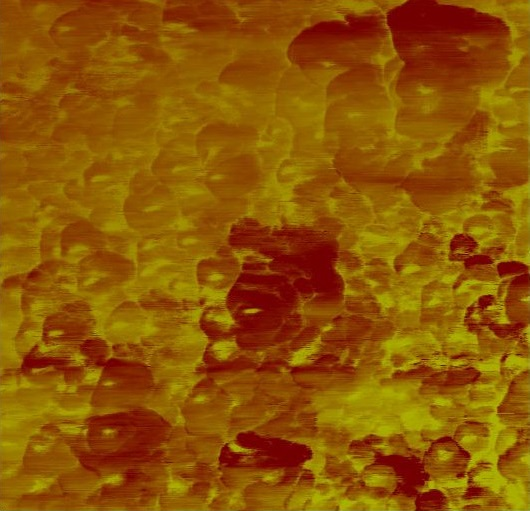
%> input picture image analysis/annealed00.jpg, 530 x 511 px
$ octave min_distance_bw_clusters.m   (GNU Octave 9; MATLAB toolbox functions it lacks are replaced by stand-ins)
%> lines starting %> are read from the running program, lines starting %| are printed output that depends on the picture; in (x1, y1, x2, y2) boxes, pixels count from 0 and x2, y2 are one past the last pixel; in counts of white or black regions, pixels touching at a corner belong together; the program's own positions count from 1
%#ok<*NOPTS>
%------------------------------------------------------------------------
                           %USEFUL VARIABLE NAMES
%------------------------------------------------------------------------
%I -> image that is to be processed
%I2 -> the second image (for finding average threshold)
%num -> number of clusters
%lvl -> average threshold for both images
%Iclean -> binary matrix of I
%occupied -> number of occupied sites
%count_array -> number of elements in each cluster (size of clusters)
%imhei,imwdh -> pixel dimensions of the input image
%sorted_cords -> coordinates of elements sorted according to cluster label
%adjusted_coc -> rounded off coordinates of center of clusters
%red,green,blue -> 0-255 values to find colour corresponding to threshold
%Cluster_Label_Im -> binary matrix after labelling
%center_of_clusters -> coordinates of center of each cluster
%dist_bw_centers(M,N,adjusted_coc)-> distance b/w centers of clusters M,N
%min_distance_bw_clusters(M,N,sorted_cords,count_array)-> min. distance b/w clusters M,N
%------------------------------------------------------------------------

clear vars;

%--!--!--!--!--!--!--!--!--!--!--!--!--!--!--!--!--!--!--!--!--!--!--!--!--!--!--!--!--!--!--!--!--!
                        % NEED TO ADJUST BELOW LINES BEFORE RUNNING
%--!--!--!--!--!--!--!--!--!--!--!--!--!--!--!--!--!--!--!--!---!--!--!--!--!--!--!--!--!--!--!--!--!

%SELECT ONE OF THE 2 LINES BELOW,(IMAGE TO BE PROCESSED)
%I = imread('pure00.jpg');
I = imread('annealed00.jpg');
%> I is the input picture: size 511x530x3 uint8; mean R, G, B 142, 85.6, 4.1


%SELECT ANNEALED/PURE ACCORDING TO WHAT YOU SELECTED ABOVE
%imwdh = 512; imhei = 510; %pure
imwdh = 530; imhei = 511; %annealed


%SELECT I2 AS THE ONE YOU DID NOT SELECT ABOVE
I2 = imread('pure00.jpg');
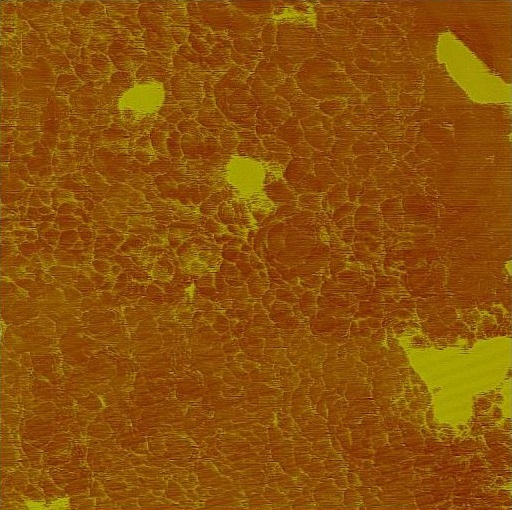
%> input picture image analysis/pure00.jpg, 512 x 510 px
%> I2 is the input picture: size 510x512x3 uint8; mean R, G, B 140.7, 81.8, 10.2
%I2 = imread('annealed00.jpg');

%--!--!--!--!--!--!--!--!--!--!--!--!--!--!--!--!--!--!--!--!---!--!--!--!--!--!--!--!--!--!--!--!--!


%-----------------------------------------------------------------------------------------------------
% NOTE: UNCOMMENT LINE 104 IF YOU WANT TO SEE THE BINARY IMAGE AS OUTPUT (slower run-time)
%-----------------------------------------------------------------------------------------------------


%____________________________________________________________________________________________________%
                                %FINDING THE THRESHOLD WITH GREYTHRESH
%----------------------------------------------------------------------------------------------------%
%Below code is for finding the average threshold 'lvl' for both images
redChannel = I(:, :, 1);
greenChannel = I(:, :, 2);
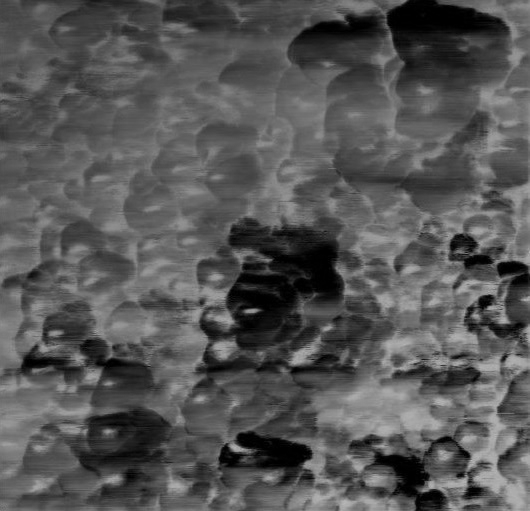
%> greenChannel: size 511x530 uint8; min 0, max 185, mean 85.6
blueChannel = I(:, :, 3);
RL= graythresh(redChannel);
%> RL = 0.549
GL= graythresh(greenChannel);
%> GL = 0.31
BL= graythresh(blueChannel);
%> BL = 0.0275
redChannel2 = I2(:, :, 1);
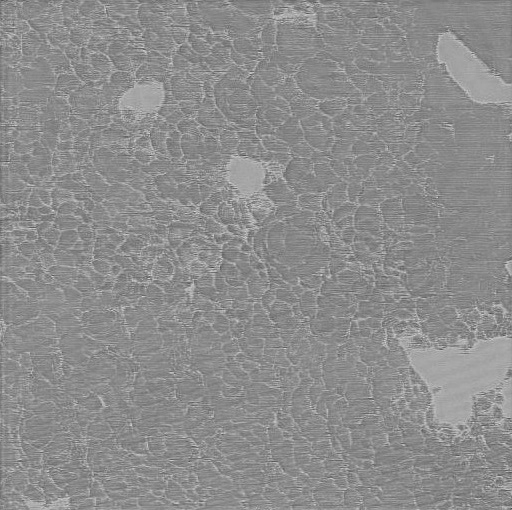
%> redChannel2: size 510x512 uint8; min 69, max 216, mean 140.7
greenChannel2 = I2(:, :, 2);
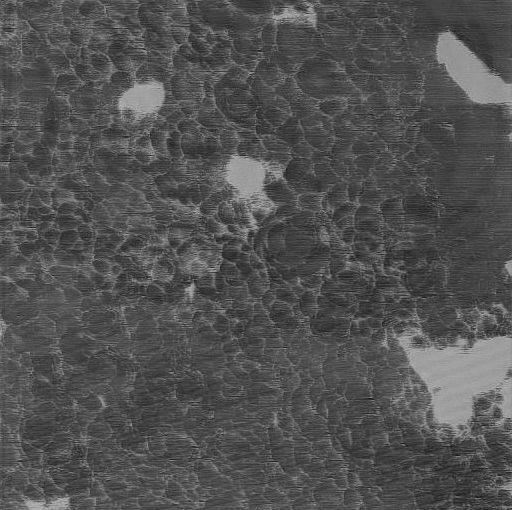
%> greenChannel2: size 510x512 uint8; min 17, max 186, mean 81.8
blueChannel2 = I2(:, :, 3);
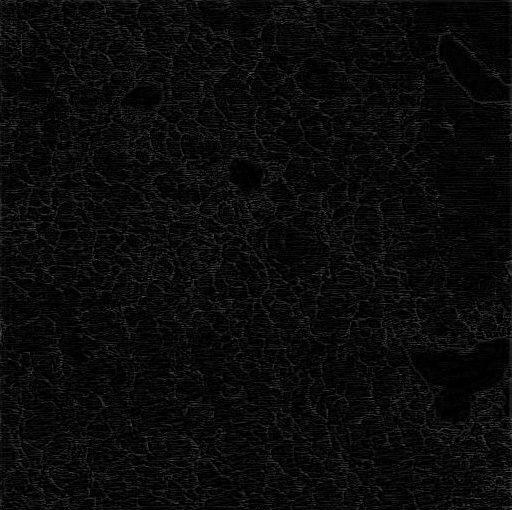
%> blueChannel2: size 510x512 uint8; min 0, max 93, mean 10.2
RL2= graythresh(redChannel2);
%> RL2 = 0.569
GL2= graythresh(greenChannel2);
%> GL2 = 0.388
BL2= graythresh(blueChannel2);
%> BL2 = 0.0588

lvl=(RL*RL + BL*BL + GL*GL)/(RL+GL+BL); %Weighted average of RGB layers for first image
%> lvl = 0.449
lvl2=(RL2*RL2 + BL2*BL2 + GL2*GL2)/(RL2+GL2+BL2); %Weighted average of RGB layers for second image
%> lvl2 = 0.47


lvl=(lvl+lvl2)/2; %Average threshold for both images
%> lvl = 0.46
thresh_lvl=lvl
%> thresh_lvl = 0.46

%____________________________________________________________________________________________________%
                                %FINDING THE THRESHOLD 'COLOUR'
%----------------------------------------------------------------------------------------------------%
%This is converting layer thresholds into 0-255 values
R1=255*RL;
%> R1 = 140
G1=255*GL;
%> G1 = 79
B1=255*BL;
%> B1 = 7
R2=255*RL2;
%> R2 = 145
G2=255*GL2;
%> G2 = 99
B2=255*BL2;
%> B2 = 15

%Everething below this shade of rgb is black in both images
red=round((R1+R2)/2);
%> red = 143
green=round((G1+G2)/2);
%> green = 89
blue=round((B1+B2)/2);
%> blue = 11

RGB_thresh=[red,green,blue]
%> RGB_thresh = [143 89 11]

%____________________________________________________________________________________________________%
                            %BINARY IMAGE OBTAINED AS PER THRESHOLD 'lvl'
%----------------------------------------------------------------------------------------------------%
%binary image obtained
Iclean = im2bw(I,lvl);
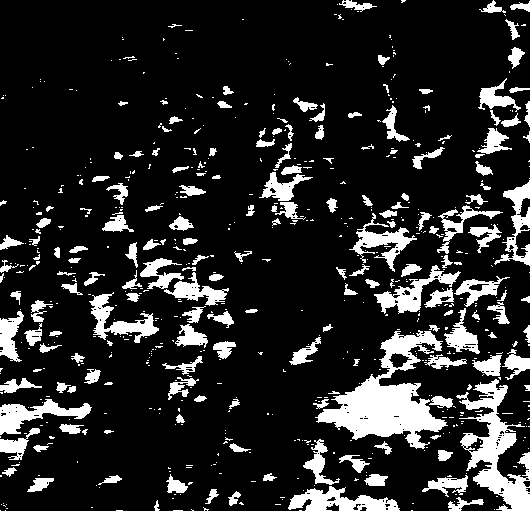
%> Iclean: size 511x530 logical; 15.4% white; 639 white regions (457 under 20 px), largest, box (x1, y1, x2, y2) and area: (315, 330, 448, 449) 6098, (456, 379, 530, 511) 3820, (288, 486, 400, 511) 1502
imshow(Iclean);             %show binary image

%____________________________________________________________________________________________________%


%____________________________________________________________________________________________________%
                                %FINDING THE SITE OCCUPATION PROBABILITY
%----------------------------------------------------------------------------------------------------%

%To find SOP
occupied=0;
for x=1:1:imhei
for y=1:1:imwdh
if(Iclean(x,y)==1)
occupied=occupied+1;
end
end
end
%> after the loop, occupied = 41724
sop=occupied/(imhei*imwdh)
%> sop = 0.154
%____________________________________________________________________________________________________%


%____________________________________________________________________________________________________%
                                        %LABELLING THE CLUSTER
%----------------------------------------------------------------------------------------------------%

%cluster labelling
[Cluster_Label_Im,num] = bwlabel(Iclean,4);
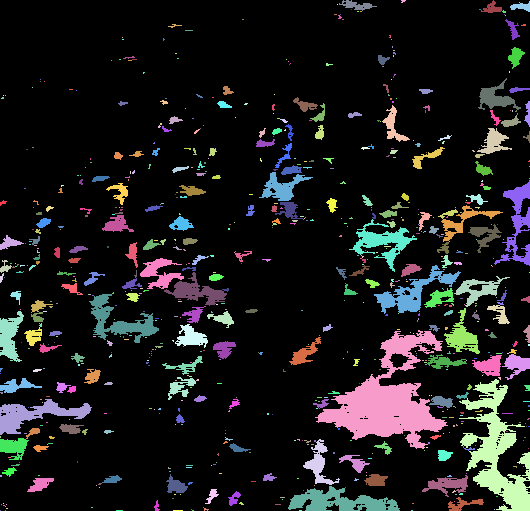
%> Cluster_Label_Im: size 511x530 double; 753 distinct labels, from 0 to 752; one colour per label, 0 black
%> num = 752
%____________________________________________________________________________________________________%


%____________________________________________________________________________________________________%
            %FINDING X,Y CO-ORDINATES OF ALL CLUSTER ELEMENTS(SORTED BY CLUSTER NAME)
%----------------------------------------------------------------------------------------------------%

fileId = fopen('cord_out.txt', 'w'); %WILL CONTAIN COORDINATES OF ALL CLUSTER ELEMENTS
for x=1:1:imhei
for y=1:1:imwdh
k=Cluster_Label_Im(x,y);
if(k~=0)
fprintf(fileId, '%d %d %d\n', k,x,y);
end
end
end
fclose(fileId);

%SORTING BY CLUSTER NUMBER/LABEL BELOW
cords = readmatrix('cord_out.txt');
sorted_cords = sortrows(cords,1); %<<- sorted_cords contains (cluster_label, x, y) values, open to see
fileId1 = fopen('sorted_cords.txt', 'w');
writematrix(sorted_cords,'sorted_cords.txt')
%____________________________________________________________________________________________________%


%____________________________________________________________________________________________________%
               %FINDING THE CENTER OF EACH CLUSTER AND THE SIZE OF EACH CLUSTER
%----------------------------------------------------------------------------------------------------%

count_array=zeros(num); %<<- will contain size of all clusters
%> count_array: size 752x752 double; every value is 0
%Finding center of each cluster and size of each cluster below
CC=0;
i=1;
x=1;
y=1;
count=1;
loopvar=1;
i=1;
av=0;
sumx=0;
sumy=0;
fileId4 = fopen('xd_out.txt', 'w');
fileId5 = fopen('yd_out.txt', 'w');
fileId6 = fopen('mdst_clstrs_out.txt', 'w');
while(count<occupied)

if(sorted_cords(loopvar,1)==i&& i<occupied)
av=av+1;
sumx=sumx+sorted_cords(loopvar,2);
sumy=sumy+sorted_cords(loopvar,3);
loopvar=loopvar+1;
CC=CC+1;
end
if(sorted_cords(loopvar,1)~=i&& i<occupied)
fprintf(fileId4, '%d\n', sumx/av);
fprintf(fileId5, '%d\n', sumy/av);
sumx=0;
sumy=0;
av=0;
i=i+1;
count_array(i)=CC; %<<- size of each cluster array, (dont take the first zero value...offset by +1, open the array to see what I mean)
CC=0;
end
count=count+1;
end
%> this loop made 41723 passes
%> (CC, i) on pass 21: (0, 2)
%> CC on passes 1 to 6: 1, 2, 3, 4, 5, 6
%> count_array: size 752x752 double; min 0, max 6090, mean 0.1
%> after the loop, CC = 0; av = 0; count = 41724; i = 752; loopvar = 41724; sumx = 0; sumy = 0

%Coordinates of center of all clusters present in center_of_clusters
%> (the run ends here)
